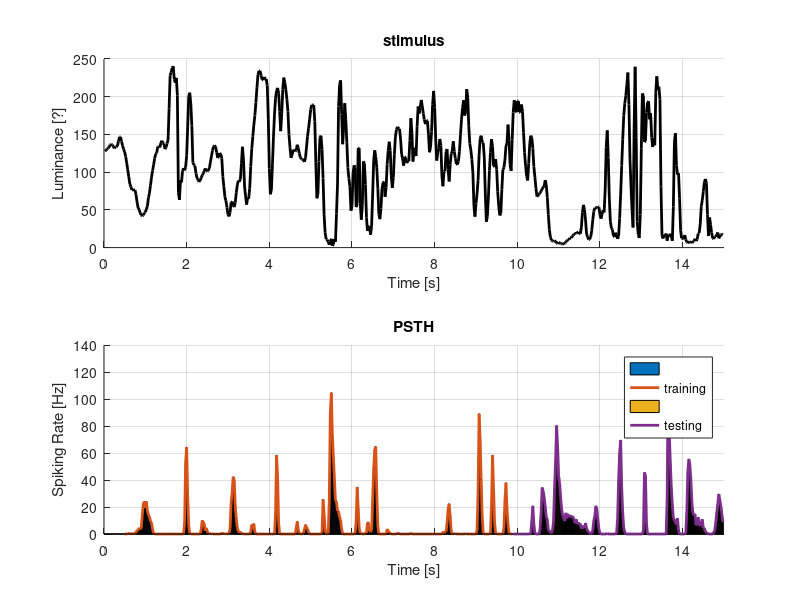
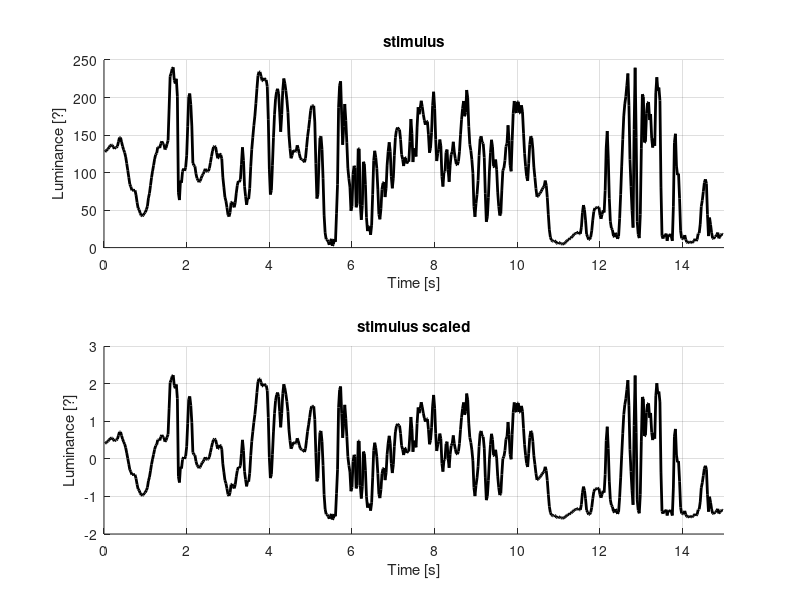
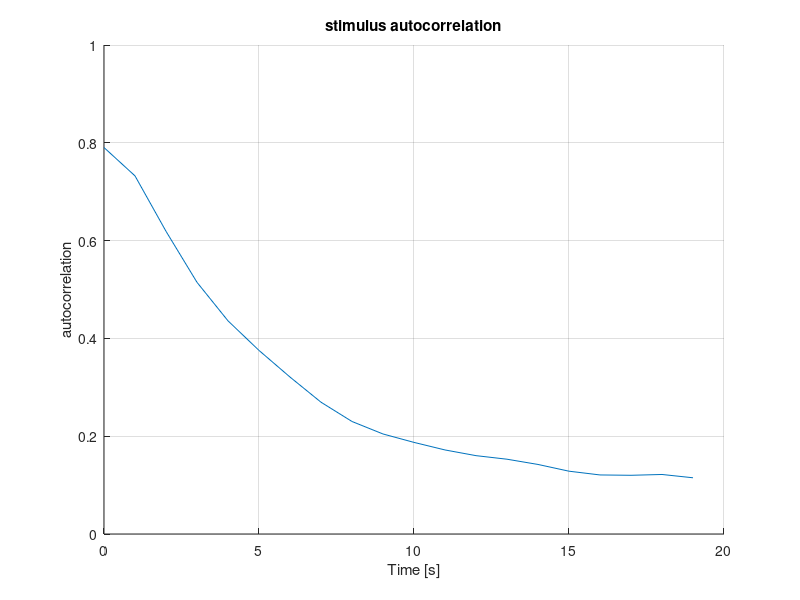
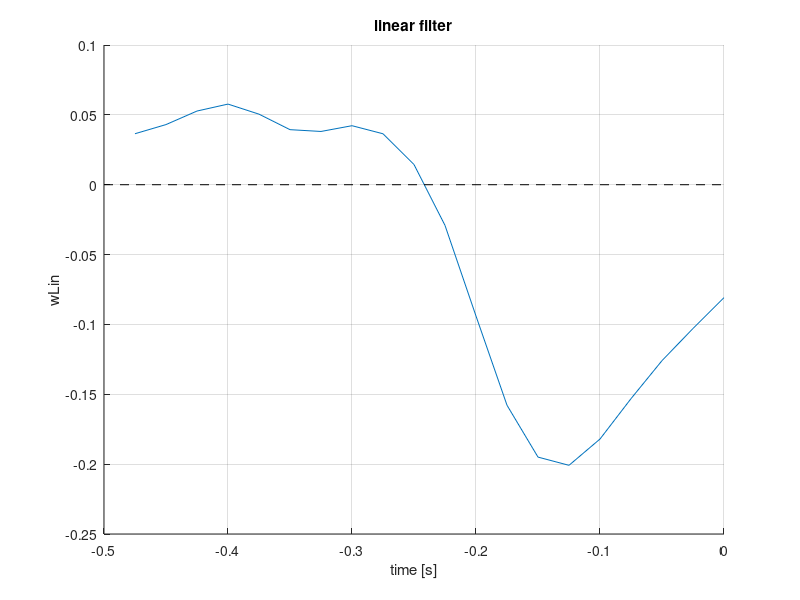

These figures' MATLAB source, in order:
%%  2023_04_11 TP 1
%   MI210 - Neurocomputational Models
%   ===========================================================================

clc
clear all   % ctrl+r:   comment
close all   % ctrl+t: uncomment

RA = 217276;

whos -file dataENSTA_Lect_1.mat % sees  data
%   Name             Size              Bytes  Class     Attributes

%   binnedOFF      100x599            479200  double              
%   binnedON       100x599            479200  double              
%   dt               1x1                   8  double    sampling time          
%   stim           599x1                4792  double    stimulus

load dataENSTA_Lect_1.mat   % loads data

[R, T] = size(binnedOFF);
%   where:
%       - R: repetitions;
%       - T: measures in time;

integration_time = 0.5;
number_bins = integration_time/dt;  % number of time bins that correspond to desired
                                    % 0.5 seconds of integration time


%%  COMPUTE AND VISUALIZE STIMULUS PSTH
%   Peri-Stimulus Time Histogram
%   ============================================================================

%   PSTH stands for "Peri-Stimulus Time Histogram", which is a graphical 
%   representation of the firing rate of a neuron or a population of neurons 
%   over time in response to a specific stimulus or event.

%   The PSTH  in response to a stimulus is created by:
%       - dividing a period of time into small bins;
%       - counting the number of spikes that occur within each bin;

%   The resulting counts are then normalized by the bin width and the number
%   of trials to obtain an estimate of the average firing rate over time.

%   Normalized count is called the Spike Density Function also known from it's
%   accronym.

%   separated data from machine learning
training_time = number_bins : floor(0.66*T);    % training time bins, 2/3
testing_time  = ceil(0.66*T) : T;               % testing  time bins, 1/3
size_training = numel(training_time);
size_testing  = numel(testing_time);

%   select dataset:
if true
    %   studying OFF cells
    training_data = mean(binnedOFF(:,training_time), 1);
    testing_data  = mean(binnedOFF(:,testing_time),  1);
    
else
    %   studying ON  cells
    training_data = mean(binnedON(:,training_time), 1);
    testing_data  = mean(binnedON(:,testing_time),  1);

end

% normalization of bins
psth_training = training_data/dt;
psth_testing  = testing_data/dt;


fig=figure;

subplot(2,1,1)
hold on
title('stimulus')
plot((1:T)*dt, stim, 'k', 'LineWidth', 2.0)
xlabel('Time [s]'); xlim([0,15]);
ylabel('Luminance [?]')
grid on

subplot(2,1,2)
hold on
title('PSTH')
bar(training_time*dt, psth_training)
plot(training_time*dt, psth_training,'LineWidth', 2.0)
bar(testing_time*dt,  psth_testing)
plot(testing_time*dt,  psth_testing, 'LineWidth', 2.0)
xlabel('Time [s]'); xlim([0,15]);
ylabel('Spiking Rate [Hz]')
grid on
legend('', 'training', '', 'testing')

%   what we can notice:
%       - y-axis has is typical unit: Spikes per Second, [Hz] 
%           also know as Normalized Firing Rate;
%       - integration_time is respected: PSTH only start after the
%           0.5s were gone
% 
%   we can notice that the PSTH is sligthly right shifted dude to the integration
%   time chosen with spiking rate higher when the luminance is low, with a threshold
%   of around 55. 


%%  STIMULUS PRE-PROCESSING
%   ============================================================================

%   The pre-processing of a stimulus can involve several steps depending on the 
%   nature of the stimulus and the goals of the experiment. However, some common 
%   steps involved in stimulus pre-processing include:
%       - filtering: low-pass filter, band-pass filter or high-pass filter;
%       - scaling: normalize within a certain range;
%       - sampling: ;
%       - pre-processing: ;

%   we will use scaling: aiming a mean of zero and standard deviation of one.
stim_scaled = (stim' - mean(stim))/std(stim);
time_range = number_bins : T;

%   visualization
fig=figure;

subplot(2,1,1)
hold on
title('stimulus')
plot((1:T)*dt, stim, 'k', 'LineWidth', 2.0)
xlabel('Time [s]'); xlim([0,15]);
ylabel('Luminance [?]')
grid on

subplot(2,1,2)
hold on
title('stimulus scaled')
plot((1:T)*dt, stim_scaled, 'k', 'LineWidth', 2.0)
xlabel('Time [s]'); xlim([0,15]);
ylabel('Luminance [?]')
grid on

%   as we can see the curve is the same but shifted in th y-axis so it's mean
%   is on zero and is standar déviation in one as it's values are now between, 
%   for the most part, -1 and +1.


stim_full = zeros([T number_bins]);

%   each column will have an integration window

for tt = time_range
    stim_full(tt, :) = stim_scaled((tt-number_bins+1) : tt);
end

%   expanding the stimulus by adding columns by shifting the data


%%  STIMULUS AUTOCORRELATION
%   ============================================================================
%   Stimulus autocorrelation refers to the degree to which a stimulus is correlated
%   with itself over time. 

%   Autocorrelation can be described as the degree to which a signal is correlated 
%   with a delayed version of itself.

%   In the context of stimulus processing, the autocorrelation of a stimulus is often
%   used to quantify its temporal structure.


%   luminance of time is related with the luminance from the previous and next time
%   simplify calculation from the correlation calcules
%   using the linear mode to calcule the matrix

%   compute autocorrelation of stim_full over training times
stim_autocorrelation = stim_full(training_time,:)' * stim_full(training_time,:);

fig=figure;
hold on
%   notice that the time delay can be modify:
time_delay = 1;
%   this is possible because the autocorrelation varies with time delay
plot( 0:number_bins-1, stim_autocorrelation(time_delay,:)/size_training )
title('stimulus autocorrelation')
xlabel('Time [s]')
ylabel('autocorrelation');
ylim([0 1]);
grid on

%   we can see that the autocorrelation is decreasing as time passed with means that
%   the stimulus is less correlated as time passes but it seems that it will stabilise
%   at around 0.4.

% expected that the data is decreesing, overtime the correlation is getting slower
% STA, the average of the data slide 13 of TD2
% STA


%%  STA, Spike-Triggered Average
%   ============================================================================
%   The spike-triggered average (STA) is a commonly used method in neuroscience
%   to characterize the relationship between the spiking activity of a neuron 
%   and its input.

%   It is a method for calculating the average stimulus that occurs before a
%   neuron fires an action potential (spike).

%   remove the mean to analyse the behavior in time
mean_training_data = mean(training_data);
training_data_zero_mean = training_data - mean_training_data;

STA = training_data_zero_mean * stim_full(training_time, :);

filter_linear_simple = STA * inv( diag( diag( stim_autocorrelation ) ) );
%   where only the main diagonal autocorrelation values were consider because
%   they are most relevant ones.

%   this are the weights considered for each stimulus in pass for our estimator.

%   by the way it reduces the computation effort and therefore increases performance

%   visualization
fig=figure;
hold on
title('linear filter')
plot((1-number_bins:0)*dt, filter_linear_simple) % comment
plot( [-dt*number_bins 0], [0 0], '--k')
xlabel('time [s]')
ylabel('wLin')
grid on

%   interpretation chatGPT:
%       wLin positive: an increase in the stimulus increase the firing probability
%       wLin negative: an increase in the stimulus reduce   the firing probability


%   normalizy by the diagonal part of the 
%   ignore the fact the facct thtat the situmulous is corrected for the moment and continue with the calculation

% what are seeing:
    % it is biphasical, has a positive and a negative part
    % it is off, not logic gate behavior
    % it does not start at zero, has delay to behavior
    % as the values has autocorrelation 
    % as long as we ignore the autocorrelation the graph will have this behavior
    % biologicaly the plot it does not sense
    


%%  Linear Prediction
%   ============================================================================
%
% f(t) = \sum_tau w(tau) * ( x(t-tau) -mean(x) ) + mean_training_data
% missing the normal deviation of the sitimula
%

%   where we will try to predict the spikes of neurons with a linear model
%   given by the following:
prediction_linear_simple =  filter_linear_simple * stim_full(testing_time, :)' + mean_training_data;
% slide 1 page 13
%   where * is, in this case, a convolution of the linear filter with the stimulus

%   is worth meantioning that the testing time shall be used.

%   normalizing bins
psth_prediction_linear_simple = prediction_linear_simple/dt;

%   visualization
fig=figure;
hold on
title('PSTH: linear model')
plot(testing_time*dt, psth_testing,'LineWidth', 1.0)
plot(testing_time*dt, psth_prediction_linear_simple,'LineWidth', 2.0)
xlabel('Time [s]');         xlim([10 15])
ylabel('Spiking Rate (Hz)');
legend('data', 'linear')
grid on

%   as we can see on the graph there are negative spiking rate which has no
%   physical meaning and therefore indicate problems with this estimator.

%   in order to improve this prediction we could trunquate it's values to
%   remove the negative part.

%   as an estimator we can see that it's spikes are in phase with the data
%   but it's magnitude is far from coherent, peaks and valleys are not well
%   fitted.

%   compute the performance of the linear prediction with the 
performance_prediction_linear_simple = corr(psth_testing', prediction_linear_simple')

%   visualization
fig=figure;
hold on
title('scatter plot')
scatter(psth_testing, psth_prediction_linear_simple)
plot([-150 150],[-150 150],'--k')
xlabel('PSTH')
ylabel('prediction linear')
axis square;
grid on;



%%  ReLU Truncation
%   ============================================================================
%   
%   ReLU (Rectified Linear Unit) truncation is a non-linear activation function
%   that is commonly used in neural networks. It works by setting all negative
%   input values to zero and passing through positive input values.

%   The term "truncation" refers to the fact that the function is essentially
%   "cut off" at zero, meaning that it does not allow negative values to pass through.

%   implement non-linearity, very common in the brain, in the eyes and in machine learning.
%   it is need to add some non linearity to aproximate the system

prediction_ReLU_simple = max(prediction_linear_simple, 0);

%   normalizing bins
psth_prediction_ReLU_simple = prediction_ReLU_simple/dt;

fig=figure;
hold on
title('PSTH: ReLU')
plot(testing_time*dt, psth_testing)
plot(testing_time*dt, psth_prediction_linear_simple)
plot(testing_time*dt, psth_prediction_ReLU_simple, 'LineWidth', 2.0)
xlabel('Time [s]');         xlim([10 15])
ylabel('Spiking Rate [Hz]');
legend('data', 'linear', 'ReLU')
grid on

%   compute the performance of the ReLU with respect of the original data
performance_prediction_ReLU = corr(psth_testing', prediction_ReLU_simple')

%   visualization
fig=figure;
hold on
title('scatter plot')
scatter(psth_testing, psth_prediction_ReLU_simple)
plot([-150 150],[-150 150],'--k')
xlabel('PSTH')
ylabel('ReLU')
axis square;
grid on;

%   as we can by the increase of the correlation between the ReLU prediction
%   the ReLU truncation improves the estimation and correct the biological
%   incosistence.



%%  Full Autocovariance 
%   ============================================================================
% 
% STA(tau) = \sum_t rTilde(t) * xTilde(t-tau)
% w(tau) =  STA * Inv(autoCov)
% mean_training_data = mean( r(t) )
%

filter_linear_full = STA * inv( stim_autocorrelation );
%   when we consider all the autocorrelation values we can see that the
%   variance on the graph increases because the system is more sensible
%   to other values.

%   visualization
fig=figure;
hold on
title('linear filter')
plot((1-number_bins:0)*dt, filter_linear_simple)
plot((1-number_bins:0)*dt, filter_linear_full)
plot( [-dt*number_bins 0],[0 0],'--k')
xlabel('Past time [s]')
ylabel('wLin')
grid on

prediction_linear_full =  filter_linear_full * stim_full(testing_time, :)' + mean_training_data;

%   normalizing bins
psth_prediction_linear_full = prediction_linear_full/dt;

%   compute the performance
performance_prediction_linear_full = corr(psth_testing', prediction_linear_full')


%   applying ReLU truncation
prediction_ReLU_full = max(prediction_linear_full, 0);

%   normalizing bins
psth_prediction_ReLU_full = prediction_ReLU_full/dt;

%   compute the performance
performance_prediction_ReLU_full = corr(psth_testing', prediction_ReLU_full')



%   visualization
fig=figure;
hold on
title('PSTH: linear full')
plot(testing_time*dt, psth_testing)
plot(testing_time*dt, psth_prediction_linear_simple)
plot(testing_time*dt, psth_prediction_ReLU_simple)
plot(testing_time*dt, psth_prediction_linear_full)
plot(testing_time*dt, psth_prediction_ReLU_full)
xlabel('Time [s]');         xlim([10 15]);
ylabel('Spiking Rate [Hz]');
legend('data', 'linear simple', 'ReLU simple', 'linear full', 'ReLU full')
grid on

%   as we can see with the correlation value considering all the autocorrelation
%   improved the prediction overall but it is still far from great.

%   it seems that the prediction is smooter than the others and therefore it does
%   not have a lot of negative values but it can neither show the peaks correctly.



%%  Smoothness Regularization
%   ============================================================================
% f(t) = \sum_tau w(tau) * ( x(t-tau) -mean(x) ) + mean_training_data
% We seek to minimize 1/2 * \sum_t (r(t) - f(t) ).^2 + lambda/2 * w * Laplacian * w
%
% w * Laplacian * w = sum_tau (w(tau) - w(tau+1)).^2
%

%   defining a Laplacian matrix:
laplacian = 4 * eye(number_bins);
laplacian = laplacian - diag( ones([number_bins-1 1]), +1);    % upper diagonal
laplacian = laplacian - diag( ones([number_bins-1 1]), -1);    % lower diagonal
laplacian(1,1) = 2;
laplacian(end,end) = 2;

fig=figure;
title('laplacian matrix')
imagesc(laplacian);
colorbar;

%   define regularization strenght value
lambda = 0.015; % value chosen to optimized validation set

%   initialise parameters of linear regularization
w = 1e-9 * randn(1, number_bins);
b = 0;

%   initialise parameters of gradient descent
n_interations = 500;
eta = 1e-1; % step size

%   computing gradient descent
log_training = zeros(1, n_interations); % log likelihood training
log_testing  = zeros(1, n_interations); % log likelihood testing
for i = 1:n_interations
    % firing rate prediction
    firing_rate_training = exp(  w * stim_full(training_time,:)' + b );
    firing_rate_testing  = exp(  w * stim_full(testing_time,:)' + b );
    
    % log-likelihood training
    ll = log(firing_rate_training) .* training_data - firing_rate_training ;
    log_training(i) = mean(ll)  - 0.5 * lambda * w * laplacian * w';

    % log-likelihood testing
    ll = log(firing_rate_testing ) .* testing_data - firing_rate_testing ;
    log_testing(i) = mean(ll);

    % derivative of log likelihood
    dL_w =    (training_data - firing_rate_training) * stim_full(training_time,:)/size_training;
    dL_b = sum(training_data - firing_rate_training)/size_training;

    % update parameters 
    w = w + eta * dL_w - lambda * w * laplacian; 
    b = b + eta * dL_b;
end

%   renaming variable
filter_linear_regularization = w;

fig=figure;
hold on
title('linear filter')
plot((1-number_bins:0)*dt, filter_linear_simple)
plot((1-number_bins:0)*dt, filter_linear_full)
plot((1-number_bins:0)*dt, filter_linear_regularization)
plot( [-dt*number_bins 0],[0 0],'--k')
xlabel('Past time [s]')
ylabel('filter')
legend('simple', 'full', 'regularization')
grid on


%   normalizing bins
psth_prediction_linear_regularization = firing_rate_testing/dt;

%   computing the performance
performance_prediction_linear_regularization = corr(psth_testing', psth_prediction_linear_regularization')


%   applying ReLU truncation
prediction_ReLU_full = max(firing_rate_testing, 0);

%   normalizing bins
psth_prediction_ReLU_regularization = prediction_ReLU_full/dt;

%   computing the performance
performance_prediction_ReLU_regularization = corr(psth_testing', psth_prediction_ReLU_regularization')


fig=figure;
hold on
title('PSTH: linear full')
plot(testing_time*dt,psth_testing)
plot(testing_time*dt,psth_prediction_ReLU_simple)
plot(testing_time*dt,psth_prediction_ReLU_full)
plot(testing_time*dt,psth_prediction_ReLU_regularization)
xlabel('Time [s]');         xlim([10 15])
ylabel('Spiking Rate [Hz]');
legend('data', 'ReLU simple', 'ReLU full', 'ReLU regularization')
grid on



%%  Lamba Optimization
%   ============================================================================

lambda_values = logspace(-4,6,100);
size_lambda_values = numel(lambda_values);
performance_lambda = zeros([size_lambda_values 1]);

for ll = 1:size_lambda_values
    lambda  = lambda_values(ll);
    filter_linear_lambda = STA * inv( stim_autocorrelation + lambda * laplacian );
    prediction_linear_lambda = filter_linear_lambda * stim_full(testing_time,:)' + mean_training_data;

    performance_lambda(ll) =  corr(psth_testing', prediction_linear_lambda');
end


fig=figure;
hold on
title('prediction linear regularization')
plot(lambda_values, performance_lambda)
set(gca,'XScale','log')
xlabel('Regularization strenght')
ylabel('Performance')
grid on

%% COMPUTE OPTIMAL W and ADD ReLU

[~,llBest] = max(performance_lambda);

lambda = lambda_values(llBest);
filter_linear_lambda = STA * inv( stim_autocorrelation + lambda * laplacian );
prediction_linear_regularization = filter_linear_lambda * stim_full(testing_time,:)' + mean_training_data;

performance_prediction_linear_optimization = corr(psth_testing', prediction_linear_regularization')

perforamnce_prediction_ReLU_optimization = corr(psth_testing', max(prediction_linear_regularization,0)')

fig=figure;
hold on
title('linear filter')
plot((1-number_bins:0)*dt,filter_linear_simple)
plot((1-number_bins:0)*dt,filter_linear_full)
plot((1-number_bins:0)*dt,filter_linear_regularization)
plot((1-number_bins:0)*dt,filter_linear_lambda)
plot( [-dt*number_bins 0],[0 0],'--k')
legend('simple', 'full', 'regularization', 'lambda')
xlabel('Past time [s]')
ylabel('filter')